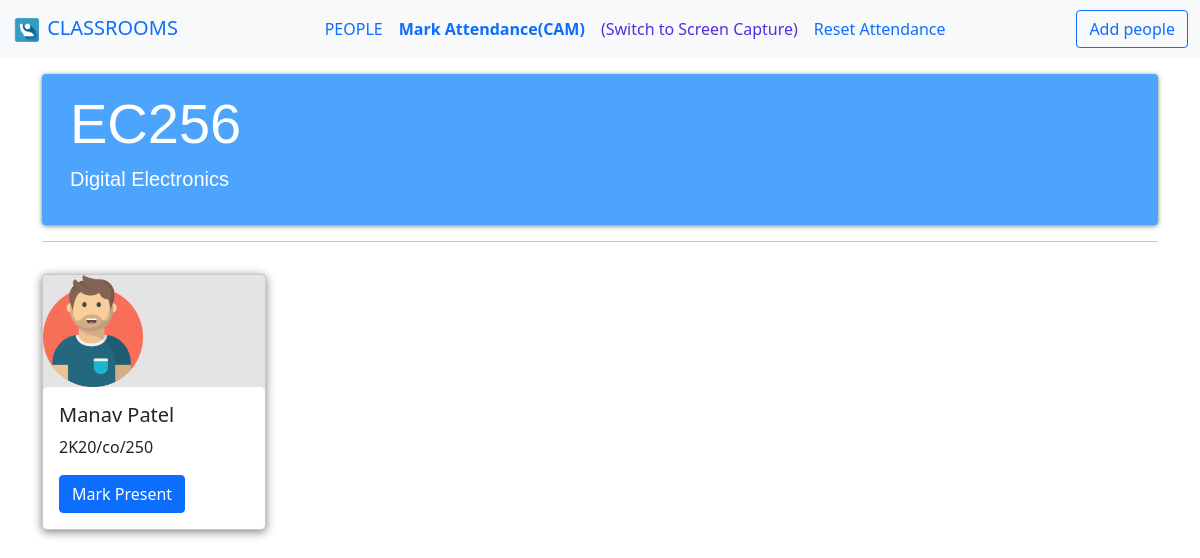
The app's page /1/classinfo_c with its own data.
### project/model.py (models this page shows, shortened)
class Allclasses(db.Model):
    id = db.Column(db.Integer(), primary_key=True)
    class_name = db.Column(db.String(length=50), nullable=False, unique=True)
    class_subject = db.Column(db.String(length=50), nullable=False)

class Student(db.Model):
    std_id = db.Column(db.Integer(), primary_key=True)
    std_name = db.Column(db.String(length=50), nullable=False)
    std_rollno = db.Column(db.String(length=50), nullable=False, unique=True)
    std_img = db.Column(db.BLOB, nullable=False)
    std_class = db.Column(db.Integer(), nullable=False)
    std_attendance = db.Column(db.Integer(), default=0)

### project/route.py (the view)
@app.route('/<classid>/classinfo_c')
def info_page(classid) :
    class_id = classid
    classinfo = Allclasses.query.filter_by(id=class_id).first()
    people = Student.query.filter_by(std_class=class_id)
    return render_template('switch_to_cam.html',class_id=class_id ,people = people, classinfo = classinfo)

### project/templates/switch_to_cam.html
{% extends 'info.html' %}
{% block content %}
    <a class="nav-link active" aria-current="page" href="{{url_for('class_info', classid=class_id)}}"> <b>Mark Attendance(CAM)</b> </a>
    <a class="nav-link active" style="color: #542de0" aria-current="page" href="{{url_for('info_page_sc', classid=class_id)}}">(Switch to Screen Capture)</a>
{% endblock %}

### project/templates/info.html (shortened to what this page needs)
<!doctype html>
<html lang="en">
   <head>
      <link rel="stylesheet" href="{{url_for('static', filename='css/capture.css')}}"/>
      <link href="https://cdn.jsdelivr.net/npm/bootstrap@5.0.2/dist/css/bootstrap.min.css" rel="stylesheet">
   </head>
   <body>
      <nav class="navbar navbar-expand-lg bg-light">
        <div class="container-fluid ">
          <a class="navbar-brand" href="{{url_for('classrooms_page')}}">
            <img src="/static/images/logo.jpg" alt="" width="30" height="30" class="d-inline-block">
            CLASSROOMS
          </a>
          <div class="navbar-nav">
            <a class="nav-link" style="font: weight 600px; ;" href="{{url_for('info_page', classid=class_id)}}">PEOPLE</a>
                {% block content %}
                {% endblock %}
            <a href="{{url_for('reset_attendance', class_id=class_id)}}" class="nav-link active">Reset Attendance</a>
          </div>
          <a href="{{url_for('addstudent_page', std_class=class_id)}}" class="btn btn-outline-primary">Add people</a>
        </div>
      </nav>
      <div class="container my-3">
        <div class="banner" style="box-shadow: 0px 1px 5px rgba(0,0,0,0.5);">
          <div class="banner__content">
            <div class="banner__text">
              <div class="jumbotron jumbotron-fluid">
                <div class="container">
                  <h1 class="display-4">{{classinfo.class_name}}</h1>
                  <p class="lead">{{classinfo.class_subject}}</p>
                </div>
              </div>
            </div>
          </div>
        </div>
      </div>
      <div class="container">
        <hr>
          <div class="row gy-3 my-3">
            {% for std in people %}
              {% if std.std_attendance==1 %}
                <div class="col-sm-6 col-md-2 col-lg-3">
                  <div class="card" style="width: 14rem; background-color: #00bb99; box-shadow: 0px 2px 10px rgba(0,0,0,0.5);">
                    <img src="/static/images/Personal.png" width="100px" class="card-image-top" alt="image">
                      <div class="card-body" style="border-radius: 5px; background-color: white;">
                        <h5 class="card-title">{{std.std_name}}</h5>
                        <p class="card-text">{{std.std_rollno}}</p>
                        <a href="{{url_for('mark_absent', std_id=std.std_id)}}" class="btn btn-primary">Mark Absent</a>
                      </div>
                    </div>
                </div>
              {% else %}
              <div class="col-sm-6 col-md-2 col-lg-3">
                <div class="card" style="width: 14rem; background-color: #e4e4e4; box-shadow: 0px 2px 10px rgba(0,0,0,0.5);">
                  <img src="/static/images/Personal.png" width="100px" class="card-image-top" alt="image">
                    <div class="card-body" style="border-radius: 5px; background-color: white;">
                      <h5 class="card-title">{{std.std_name}}</h5>
                      <p class="card-text">{{std.std_rollno}}</p>
                      <a href="{{url_for('mark_present', std_id=std.std_id)}}" class="btn btn-primary">Mark Present</a>
                    </div>
                  </div>
              </div>
              {% endif %}
            {% endfor %}
          </div>
      </div>
    </body>
</html>

### project/static/css/capture.css (style rules this page uses)
body { background-color: white; color: black }
.banner { background: #4ca4fc; border-radius: 4px; }
.banner__content { padding: 16px; margin: 0 auto; display: flex; align-items: center; }
.banner__text { flex-grow: 1; line-height: 1.4; font-family: "Quicksand", sans-serif; }
.banner__text { color: #ffffff; }

### records on screen
Allclasses: class_name "EC256", class_subject "Digital Electronics"
Student: std_attendance 0 (drawn), std_name "Manav Patel", std_rollno "2K20/co/250"
